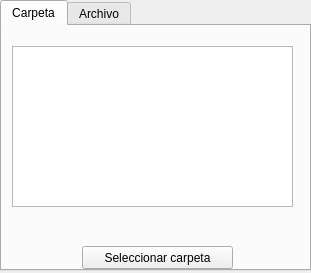
<?xml version="1.0" encoding="UTF-8"?>
<ui version="4.0">
 <class>MainWindow</class>
 <widget class="QMainWindow" name="MainWindow">
  <property name="geometry">
   <rect>
    <x>0</x>
    <y>0</y>
    <width>311</width>
    <height>273</height>
   </rect>
  </property>
  <property name="windowTitle">
   <string>MainWindow</string>
  </property>
  <widget class="QWidget" name="centralwidget">
   <widget class="QTabWidget" name="tabWidget">
    <property name="geometry">
     <rect>
      <x>0</x>
      <y>0</y>
      <width>311</width>
      <height>271</height>
     </rect>
    </property>
    <property name="currentIndex">
     <number>0</number>
    </property>
    <widget class="QWidget" name="tab">
     <attribute name="title">
      <string>Carpeta</string>
     </attribute>
     <widget class="QListWidget" name="listWidget">
      <property name="geometry">
       <rect>
        <x>10</x>
        <y>20</y>
        <width>281</width>
        <height>161</height>
       </rect>
      </property>
     </widget>
     <widget class="QPushButton" name="pushButton">
      <property name="geometry">
       <rect>
        <x>80</x>
        <y>220</y>
        <width>151</width>
        <height>23</height>
       </rect>
      </property>
      <property name="text">
       <string>Seleccionar carpeta</string>
      </property>
     </widget>
     <widget class="QLabel" name="label">
      <property name="geometry">
       <rect>
        <x>10</x>
        <y>200</y>
        <width>291</width>
        <height>20</height>
       </rect>
      </property>
      <property name="text">
       <string/>
      </property>
     </widget>
    </widget>
    <widget class="QWidget" name="tab_2">
     <attribute name="title">
      <string>Archivo</string>
     </attribute>
     <widget class="QPushButton" name="pushButton_2">
      <property name="geometry">
       <rect>
        <x>90</x>
        <y>150</y>
        <width>131</width>
        <height>23</height>
       </rect>
      </property>
      <property name="text">
       <string>Seleccionar archivo</string>
      </property>
     </widget>
     <widget class="QLabel" name="label_2">
      <property name="geometry">
       <rect>
        <x>40</x>
        <y>70</y>
        <width>241</width>
        <height>20</height>
       </rect>
      </property>
      <property name="text">
       <string>Archivo seleccionado:</string>
      </property>
     </widget>
    </widget>
   </widget>
  </widget>
 </widget>
 <resources/>
 <connections/>
</ui>
